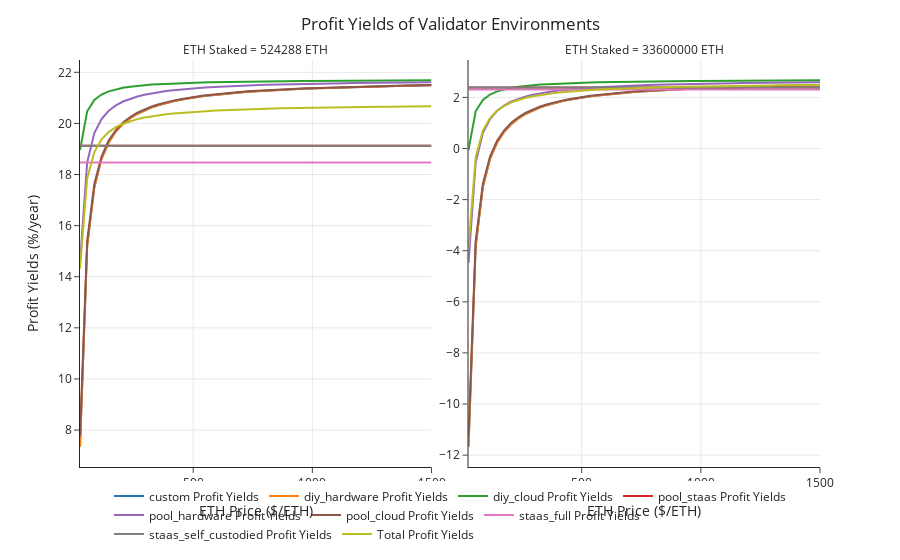

Here is the notebook cell this chart was saved with:
### Markdown cell above
### Analysis Results

The below plots recreate Hoban/Borger's analysis using the same validator adoption levels (52488 ETH, 3360000 ETH) and cost assumptions. The profit yields across validator environments and adoption levels match very closely (e.g. at the 524288 adoption level and assuming an ETH price of 500 USD/ETH, profit yields for a StaaS validator are shown at around 18%; those were profitable days), e.g. We conclude that the model is valid for this specific analysis.

### Code cell
visualizations.plot_validator_environment_yields(df_1.copy())
